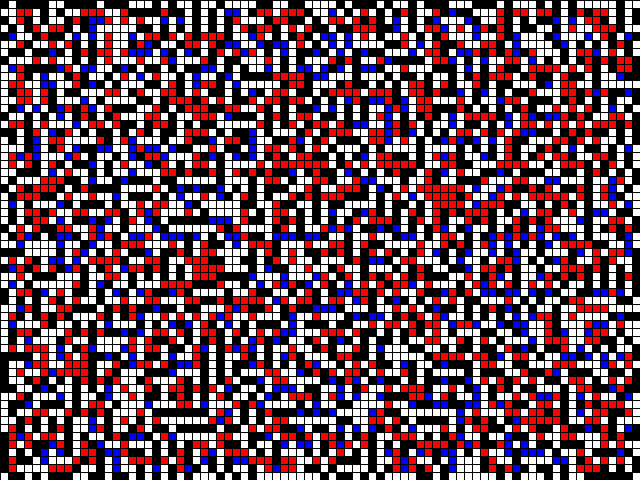
Frame 1 (no input)
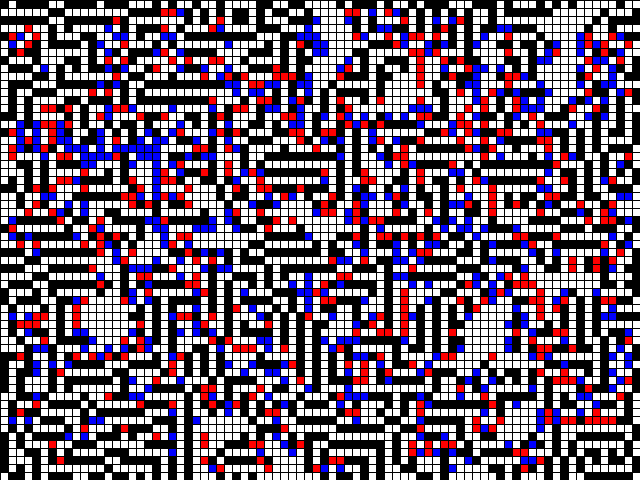
Frame 60 (the mouse pressed at the canvas centre just before this capture)
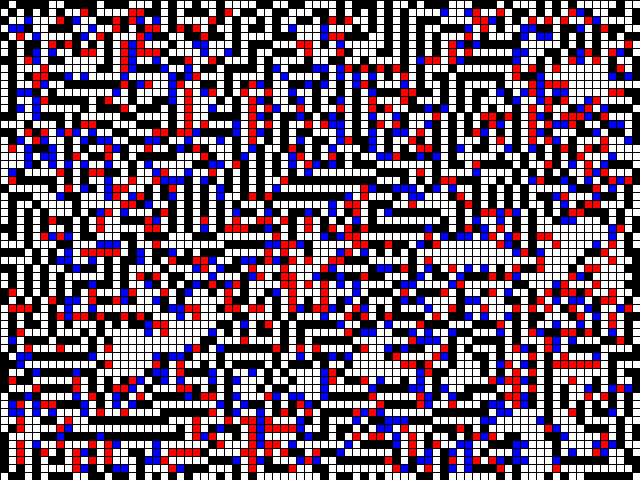
Frame 120 (the mouse held since frame 60 and released just before this capture)

The Processing sketch that drew these frames (run headless with seeded random() and noise(); from frame 60 on, the mouse is pressed at the canvas centre):

// Processing sketch: S_2DCA_CL
// ── S_2DCA_CL.pde
GOL gol;

void setup() {
  size(640, 480);
  frameRate(24);
  
  gol = new GOL();
}

void draw() {
  background(255);
  gol.generate();
  gol.display();
}

//void mousePressed() {
//  gol.init();
//}
// ── Cell.pde
// a cell object. 
class Cell {
  float x, y;
  float w;
  
  int state;    // current state
  int previous; // previous state
  
  Cell(float x_, float y_, float w_) {
    x = x_;
    y = y_;
    w = w_;
    
    state = int(random(2));
    previous = state;
  }
  
  void savePrevious() {
    previous = state;
  }
  
  void newState(int s) {
    state = s;
  }


  void display() {
    if (previous == 0 && state == 1) 
      fill(0, 0, 255); // if respawn, fill with blue! 
    else if (state == 1) 
      fill(0);
    else if (previous == 1 && state == 0) 
      fill(255, 0, 0);
    else 
      fill(255);
    stroke(0);
    rect(x, y, w, w);   
  }

}
// ── GOL.pde
// Game of Life: a chess board-like object. 
class GOL {
  int w = 8;
  int columns, rows;
  Cell[][] board;
  
  GOL() {
    columns = width/w;
    rows = height/w;
    board =  new Cell [columns][rows];
    
    for (int x = 0; x < columns; x++) {
      for (int y = 0; y < rows; y++) {
      board[x][y] = new Cell(x*w, y*w, w); //<>//
      }
    }
  }
  
  void generate() {
    //Cell [][] next = new Cell [columns][rows];   // the next board. //<>//
    for (int i=0; i<columns; i++){
      for (int j=0; j<rows; j++){
        board[i][j].savePrevious();
      }
    }
    
    for (int x = 1; x < columns-1; x++) {
      for (int y = 1; y < rows-1; y++) {
        
        // calc total num of neighbors
        int neighbors = 0;
        
        if (board[x-1][y-1].state == 1) neighbors++;
        if (board[x  ][y-1].state == 1) neighbors++;
        if (board[x+1][y-1].state == 1) neighbors++;
        
        if (board[x-1][y  ].state == 1) neighbors++;
        if (board[x+1][y  ].state == 1) neighbors++;
        
        if (board[x-1][y+1].state == 1) neighbors++;
        if (board[x  ][y+1].state == 1) neighbors++;
        if (board[x+1][y+1].state == 1) neighbors++; //<>//
            
        // calc next[x][y]
        if ((board[x][y].state == 1) && (neighbors < 2))        board[x][y].newState(0);
        else if ((board[x][y].state == 1) && (neighbors > 3))   board[x][y].newState(0);
        else if ((board[x][y].state == 0) && (neighbors == 3))  board[x][y].newState(1);
      }
    } 
  }
  
  void display() {
    for (int i = 0; i < columns; i++) {
      for (int j = 0; j < rows; j++) {
        board[i][j].display();
      }
    }
  }
}
  
  
